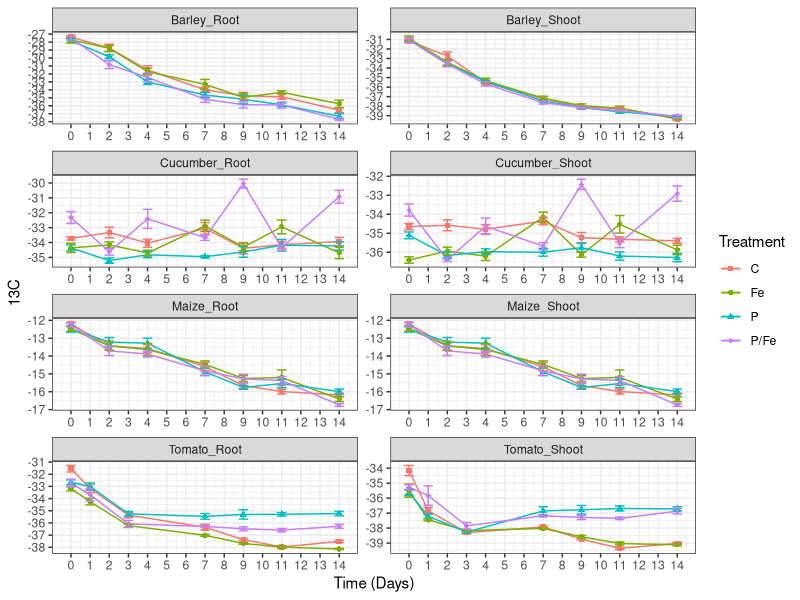
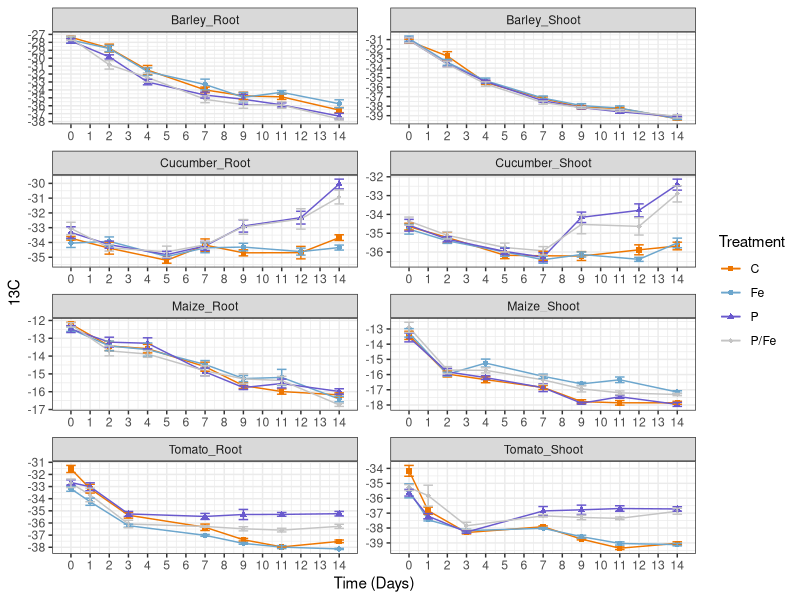
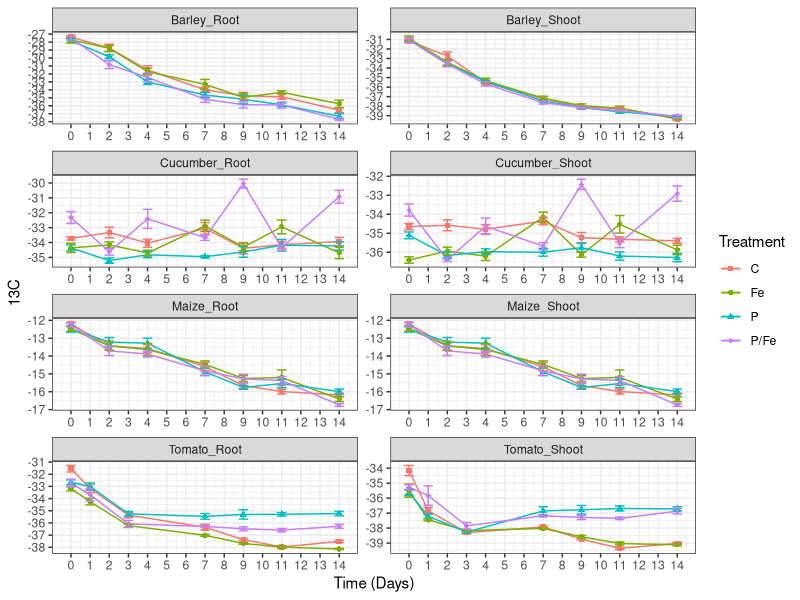
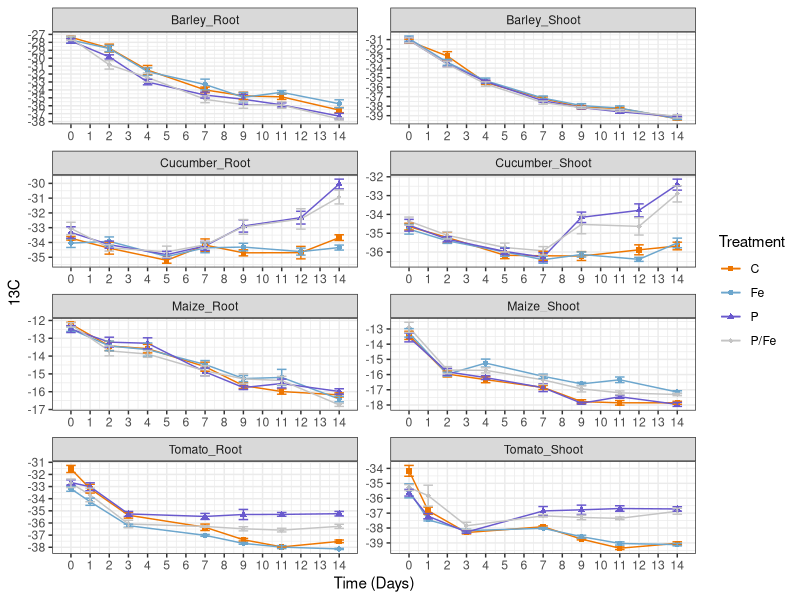

Source code (R) for these figures, in order:
library(readr)
library(ggpubr)
library(ggplot2)
library(reshape2)
library(tidyverse)
library(plyr)
library(dplyr)



#Scatter line + error bars (STD.Err) --> used means and errors from excel NOT calculated in R ####
table1 <- read.csv("DATA_13C_IRMS_Summary_R.csv", sep=";",
                   header=T)

f1 <- ggplot(table1, aes(x = Time, y = Mean, group = Treatment, colour = Treatment)) + 
  geom_line(aes(group = Treatment)) + 
  geom_point(aes(shape = Treatment)) + scale_shape_manual(values = c(15:18)) +
  geom_errorbar(aes(ymin = Mean-S.Err, ymax = Mean+S.Err, group = Treatment), width = 0.5) +
  theme_bw() + 
  scale_y_continuous(breaks=seq(-40,-11,1)) +
  scale_x_continuous(breaks=seq(0,16,1))
f1 + facet_wrap(~Species_Tissue, scales="free", ncol = 2) + 
  ylab("13C") + 
  xlab("Time (Days)") + 
  scale_fill_manual(values=c("grey77", "skyblue3", "darkorange2", "slateblue3"))

ggsave(filename = "13C_Scatter-lines_errorbars(bw).pdf", plot = last_plot(), dpi = 600, units = "cm", width = 60, height = 60, scale = 0.5)




#Scatter line + error bars (STD.Err) --> calculate means and errors in R ####

table2 <- read.csv("DATA_13C_IRMS_R.csv", sep=";",
                  header=T)

Summary_table <- ddply(table2, c("Treatment", "Time", "Species_Tissue"), summarise,
               N    = sum(!is.na(Value)),
               mean = mean(Value, na.rm=TRUE),
               sd   = sd(Value, na.rm=TRUE),
               se   = sd / sqrt(N))
Summary_table


f2 <- ggplot(Summary_table, aes(x = Time, y = mean, group = Treatment, colour = Treatment)) + 
  geom_line(aes(group = Treatment)) + 
  geom_point(aes(shape = Treatment)) + 
  scale_shape_manual(values = c(15:18)) +
  scale_color_manual(values=c("darkorange2", "skyblue3", "slateblue3", "grey77"))+
  geom_errorbar(aes(ymin = mean-se, ymax = mean+se, group = Treatment), width = 0.5) +
  theme_bw() + 
  scale_y_continuous(breaks=seq(-40,-11,1)) +
  scale_x_continuous(breaks=seq(0,16,1))
f2 + facet_wrap(~Species_Tissue, scales="free", ncol = 2) + 
  ylab("13C") + 
  xlab("Time (Days)") 


ggsave(filename = "13C_Scatter-lines_errorbars(bw).pdf", plot = last_plot(), dpi = 600, units = "cm", width = 70, height = 80, scale = 0.5)
